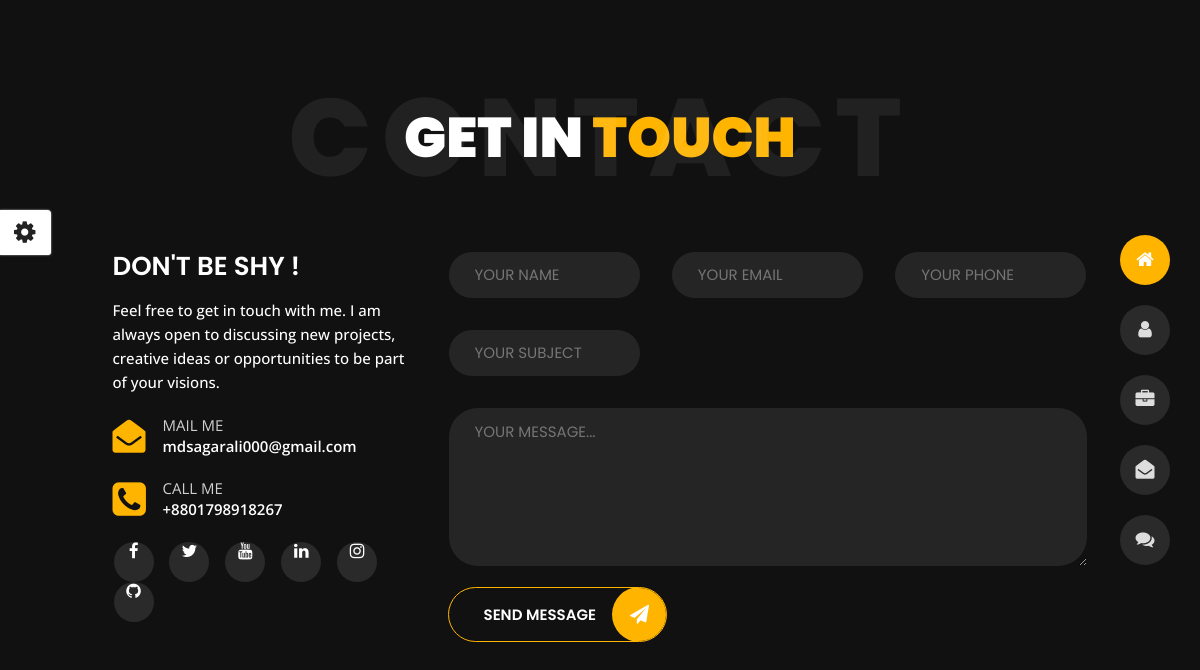
Page /contact/ on the committed database.
### contact_app/models.py (models this page shows, shortened)
class SocialMediaLink(models.Model):
    social = models.ForeignKey(MyProfile, on_delete= models.CASCADE, related_name="social")
    facebook = models.URLField(blank= True)
    x = models.URLField(blank= True) # twitter
    instagram = models.URLField(blank= True, null= True)
    linkdin = models.URLField(blank= True)
    youtube = models.URLField(blank= True)
    github = models.URLField(blank= True)

### profile_app/models.py (models this page shows, shortened)
class MyProfile(models.Model):
    first_name = models.CharField(max_length= 50)
    last_name = models.CharField(max_length= 50)
    email = models.EmailField(max_length= 50)
    age = models.IntegerField()
    nationality = models.CharField(max_length= 50)
    freelance = models.CharField(max_length= 50, null= True, default= 'NOT')
    address = models.TextField(max_length= 200)
    phone = models.CharField(max_length= 14)
    languages = models.CharField(max_length= 100, default='Bangla, English')
    skype = models.CharField(max_length= 50, null= True)
    instagrame = models.CharField(max_length= 50, null= True, default= 'sagor_luc')
    image = models.ImageField(upload_to='photos/myPhotos', blank= True)
    created_date = models.DateTimeField(auto_now_add= True)
    modify_date = models.DateTimeField(auto_now= True)

### contact_app/views.py (the view)
# urls.py: path('contact/', include('contact_app.urls')),
def contact(request):
    social_media = SocialMediaLink.objects.all()
    if request.method == "POST":
        form = ContactForm(request.POST)
        if form.is_valid():
            form.save()
            messages.success(request, "Message sent successfully")
            return redirect('contact')
        else:
            return render(request, 'contact.html', {'form': form}) # will throw the form validation error
    else:
        form = ContactForm()
    context = {
        "form": form,
        'socials': social_media
    }
    return render(request, 'contact.html', context)

### contact_app/forms.py (shortened to what this page needs)
class ContactForm(forms.ModelForm):
    class Meta:
        model = ContactInformation
        fields = ['name', 'email', 'phone', 'subject', 'message']
        widgets = {
            'name': forms.TextInput(attrs={'placeholder': 'YOUR NAME'}),
            'email': forms.EmailInput(attrs={'placeholder': 'YOUR EMAIL'}),
            'phone': forms.TextInput(attrs={'placeholder': 'YOUR PHONE'}),
            'subject': forms.TextInput(attrs={'placeholder': 'YOUR SUBJECT'}),
            'message': forms.Textarea(attrs={'placeholder': 'YOUR MESSAGE...'}),
        }
    def __init__(self, *args, **kwargs):
        super(ContactForm, self).__init__(*args, **kwargs)
        self.fields['name'].required = False
        self.fields['email'].required = False
        self.fields['phone'].required = False
        self.fields['subject'].required = False
        self.fields['message'].required = False

### contact_app/templates/contact.html (shortened to what this page needs)
{% extends "base.html" %}
{% load static %}
{% block body %}
<body class="contact">
<section class="title-section text-left text-sm-center revealator-slideup revealator-once revealator-delay1">
    <h1>get in <span>touch</span></h1>
    <span class="title-bg">contact</span>
</section>
<section class="main-content revealator-slideup revealator-once revealator-delay1">
    <div class="container">
        <div class="row">
            <div class="col-12 col-lg-4">
                <h3 class="text-uppercase custom-title mb-0 ft-wt-600 pb-3">Don't be shy !</h3>
                <p class="open-sans-font mb-3">Feel free to get in touch with me. I am always open to discussing new projects, creative ideas or opportunities to be part of your visions.</p>
                {% for soci in socials  %}
                    <p class="open-sans-font custom-span-contact position-relative">
                        <i class="fa fa-envelope-open position-absolute"></i>
                        <span class="d-block">mail me</span>{{soci.social.email}}
                    </p>
                    <p class="open-sans-font custom-span-contact position-relative">
                        <i class="fa fa-phone-square position-absolute"></i>
                        <span class="d-block">call me</span>{{soci.social.phone}}
                    </p>
                {% endfor %}
                <ul class="social list-unstyled pt-1 mb-5">
                    {% for soci in socials %}
                        <li class="facebook"><a title="Facebook" href="{{soci.facebook}}" target="_blank"><i class="fa fa-facebook"></i></a>
                        </li>
                        <li class="twitter"><a title="Twitter" href="{{soci.x}}" target="_blank"><i class="fa fa-twitter"></i></a>
                        </li>
                        <li class="youtube"><a title="Youtube" href="{{soci.youtube}}" target="_blank"><i class="fa fa-youtube" ></i></a>
                        </li>
                        <li class="linkedin"><a title="linkedin" href="{{soci.linkdin}}" target="_blank"><i class="fa fa-linkedin"></i></a>
                        </li>
                        <li class="instagram"><a title="Instagram" href="{{soci.instagram}}" target="_blank"><i class="fa fa-instagram"></i></a>
                        </li>
                        <li class="github"><a title="Github" href="{{soci.github}}" target="_blank"><i class="fa fa-github"></i></a>
                        </li>
                    {% endfor %}
                </ul>
            </div>
            <div class="col-12 col-lg-8">
                <form method="POST" enctype="multipart/form-data" novalidate>
                    <div class="contactform">
                        <div class="row">
                            <div class="col-12 col-md-4">
                                {{ form.name }}
                            </div>
                            <div class="col-12 col-md-4">
                                {{ form.email }}
                            </div>
                            <div class="col-12 col-md-4">
                                {{ form.phone }}
                            </div>
                            <div class="col-12 col-md-4">
                                {{ form.subject }}
                            </div>
                            <div class="col-12">
                                {{ form.message }}
                                <button type="submit" class="button">
                                    <span class="button-text">Send Message</span>
                                    <span class="button-icon fa fa-send"></span>
                                </button>
                            </div>
                        </div>
                    </div>
                </form>
            </div>
        </div>
    </div>
</section>
</body>
{% endblock body %}

### static/css/style.css (style rules this page uses)
html { overflow-x: hidden; height: 100%; }
body { font-family: 'Poppins', sans-serif; font-size: 15px; color: #fff; font-weight: 500; line-height: 1.6; position: relative; background-size: cover; background-position: center; height: 100%; width: 100%; background-color: #111; }
.open-sans-font { font-family: 'Open Sans', sans-serif; }
.ft-wt-600 { font-weight: 600; }
.no-transform { transform: none !important; }
.custom-title { padding-bottom: 22px; font-size: 26px; }
.button { overflow: hidden; display: inline-block; line-height: 1.4; border-radius: 35px; white-space: nowrap; text-overflow: ellipsis; text-align: center; cursor: pointer; vertical-align: middle; user-select: none; transition: 250ms all ease-in-out; text-transform: uppercase; text-decoration: none !important; position: relative; z-index: 1; padding: 16px 70px 16px 35px; font-size: 15px; font-weight: 600; color: #fff; background-color: transparent; outline: none !important; }
.button .button-text { position: relative; z-index: 2; color: #fff; transition: .3s ease-out all; }
.button:before { z-index: -1; content: ''; position: absolute; top: 0; bottom: 0; left: 0; right: 0; transform: translateX(100%); transition: .3s ease-out all; }
.button-icon { position: absolute; right: -1px; top: -1px; bottom: 0; width: 55px; height: 55px; display: flex; justify-content: center; align-items: center; font-size: 19px; color: #ffffff; border-radius: 50%; }
.title-section { margin: 0 auto; width: 100%; position: relative; padding: 80px 0; }
.title-section h1 { font-size: 56px; font-weight: 900; color: #fff; text-transform: uppercase; margin: 0; }
.title-bg { font-size: 110px; left: 0; letter-spacing: 10px; line-height: 0.7; position: absolute; right: 0; top: 50%; text-transform: uppercase; font-weight: 800; -webkit-transform: translateY(-50%); -moz-transform: translateY(-50%); -ms-transform: translateY(-50%); -o-transform: translateY(-50%); transform: translateY(-50%); color: rgba(255, 255, 255, 0.07); }
.contact .main-content { padding-bottom: 85px; }
.contact .custom-span-contact { font-weight: 600; padding-left: 50px; line-height: 21px; padding-top: 5px; }
.contact .custom-span-contact i { left: 0; top: 10px; font-size: 33px; }
.contact .custom-span-contact i.fa-phone-square { font-size: 39px; top: 7px; }
.contact .custom-span-contact span { text-transform: uppercase; opacity: .8; font-weight: 400; }
.contact ul.social { margin-left: -5px; }
.contact ul.social li { display: inline-block; }
.contact ul.social li a { display: inline-block; height: 40px; width: 40px; line-height: 42px; text-align: center; color: #fff; transition: .3s; font-size: 17px; margin: 0 6px; background: #2b2a2a; border-radius: 50%; }
.contact .contactform input[type=text], .contact .contactform input[type=email] { border: 1px solid #111; width: 100%; background: #252525; color: #fff; padding: 11px 26px; margin-bottom: 30px; border-radius: 30px; outline: none !important; transition: .3s; }
.contact .contactform textarea { border: 1px solid #111; background: #252525; color: #fff; width: 100%; padding: 12px 26px; margin-bottom: 20px; height: 160px; overflow: hidden; border-radius: 30px; outline: none !important; transition: .3s; }
@media (max-width: 1350px) and (min-width: 992px) { .container { max-width: calc(100% - 195px); } }

### rows in the picture
SocialMediaLink: social.email "mdsagarali000@gmail.com", social.phone "+8801798918267"
